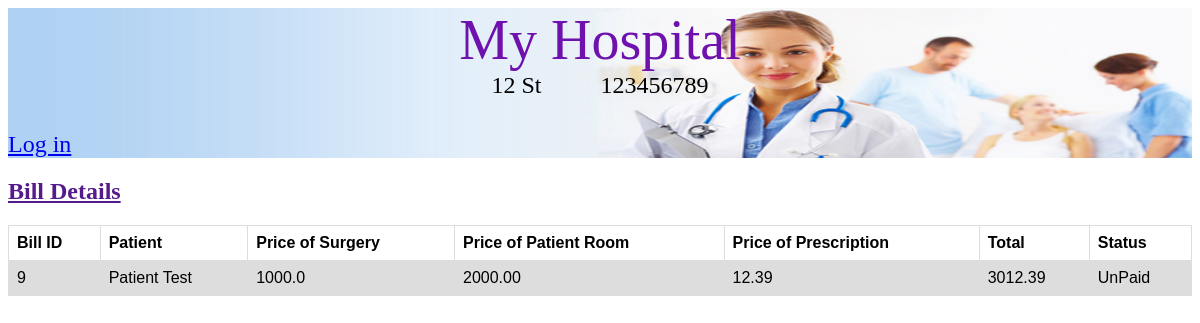
The page /payment/bill/1/ on the database its author committed.
### hospital/models.py (models this page shows, shortened)
class Hospital(models.Model):
    name = models.CharField(max_length=50)
    address = models.CharField(max_length=100)
    phone_number = models.CharField(max_length=10)
    patient_rooms = models.ManyToManyField(PatientRoom, symmetrical=False)
    surgery_rooms = models.ManyToManyField(SurgeryRoom, symmetrical=False)
    patients = models.ManyToManyField(Patient, symmetrical=False)
    doctors = models.ManyToManyField(Doctors, symmetrical=False)
    nurses = models.ManyToManyField(Nurses, symmetrical=False)

class Room(models.Model):
    room_number = models.BigIntegerField(unique=True)
    is_occupied = models.BooleanField(default='0')
    class Meta:
        abstract = True

class PatientRoom(Room):
    price = models.DecimalField(default=0.0, decimal_places=2, max_digits=100)
    patient = models.ForeignKey(Patient, on_delete=models.CASCADE, related_name='patient', null=True)
    nurse = models.ForeignKey(Nurses, on_delete=models.CASCADE, related_name='nurse', null=True)

### Payment/models.py (models this page shows, shortened)
class Bill(models.Model):
    patient = models.ForeignKey(Patient, null =True, related_name='bill', on_delete=models.CASCADE)
    surgery = models.ForeignKey(Surgery, null=True, related_name='bill', on_delete=models.CASCADE)
    patient_room = models.ForeignKey(PatientRoom, null=True, related_name='bill', on_delete=models.CASCADE)
    prescription = models.ForeignKey(Prescription, null=True, related_name='bill', on_delete=models.CASCADE)
    bill_status = models.CharField(max_length=50)
    total = models.IntegerField(null=True)

class Prescription(models.Model):
    pres_name = models.CharField(max_length=200)
    pres_description = models.TextField()
    pres_price = models.FloatField()

### Person/models.py (models this page shows)
class Persons(models.Model):
    firstName = models.CharField(max_length=200)
    lastName = models.CharField(max_length=200)
    address = models.CharField(max_length=200)
    phoneNumber = models.CharField(max_length=200)
    social = models.CharField(max_length=200)
    def __str__(self):
        return self.firstName+ " "+ self.lastName
    class Meta:
        abstract = True

class Patient(Persons):
    symptoms = models.CharField(max_length=200, default='', blank=True)
    allergies = models.CharField(max_length=200, default='', blank=True)
    currentMeds = models.CharField(max_length=200, default='', blank=True)
    docName = models.ForeignKey(Doctors, on_delete=models.CASCADE, default='1')

### Surgery_Details/models.py (models this page shows, shortened)
class Surgery(models.Model):
    surgery_description = models.TextField()
    start_time = models.DateTimeField(blank=True, null=True)
    duration = models.PositiveIntegerField()
    surgery_price = models.FloatField()
    doctor_incharge = models.ForeignKey(Doctors, null=True, related_name = 'surgery', on_delete=models.CASCADE)
    nurse_incharge = models.ForeignKey(Nurses, null=True, related_name = 'surgery', on_delete=models.CASCADE)
    patient = models.ForeignKey(Patient, null=True, related_name = 'surgery', on_delete=models.CASCADE)

### Payment/views.py (the view)
# urls.py: url(r'^bill/(?P<id>\d+)/', views.view_bill_for_patient, name='Bill_Details_for_Patient'),
def view_bill_for_patient(request, id):
    details = get_object_or_404(Bill, patient=id)
    hospital = get_object_or_404(Hospital, id=1)
    total = float(details.surgery.surgery_price) + float(details.patient_room.price) + float(details.prescription.pres_price)
    return render(request, 'payment/bill_display.html', {'bill': details, 'hospital':hospital, 'total': total})

### Payment/templates/payment/bill_display.html
{% extends "base.html" %}
{% block header %}
<div class="container_header">
    {% if hospital is not None %}
        <div class="container_hospital_info">
            <div class="hospital_title"><a class="hospital_title_text" href="{% url 'hospital:home' %}">{{ hospital.name }}</a></div>
            <div class="hospital_info">
                <div>{{ hospital.address }}</div>
                <div class="padding"></div>
                <div>{{ hospital.phone_number }}</div>
            </div>
        </div>
    {% else %}
        <a href="/" class="logo">My Hospital</a>
    {% endif %}
    <div class="container_user_info">
        {% if user.is_authenticated %}
            <div class="user_name_info">Hello, {{user.username}}</div>
            <div><a class="log_out" href="{% url 'accounts:logout' %}">Log out</a></div>
        {% else %}
            <a href="{% url 'accounts:login' %}">Log in</a>
        {% endif %}
    </div>
</div>
{% endblock %}
{% block content %}
<h2><a href="">Bill Details</a> </h2>
<div class="container_bill_display">
	<table>
        <tr>
            <th class="bill_id_header">Bill ID</th>
            <th class="bill_patient_table_header">Patient</th>
			<th class="bill_surgery_table_header">Price of Surgery</th>
            <th class="bill_patient_room_table_header">Price of Patient Room</th>
			<th class="bill_prescription_table_header">Price of Prescription</th>
            <th class="bill_total_table_header">Total</th>
            <th class="bill_status_table_header">Status</th>
        </tr>
			<tr class="table_row_bill">
                <td>{{ bill.id }}</td>
                <td>{{bill.patient}}</td>
				<td>{{ bill.surgery.surgery_price }}</td>
                <td>{{ bill.patient_room.price }}</td>
                <td>{{ bill.prescription.pres_price }}</td>
                <td>{{total}}</td>
				<td>{{ bill.bill_status }}</td>
            </tr>
	</table>
</div>
{% endblock %}

### hospital/static/css/hospital.css (style rules this page uses)
table { font-family: arial, sans-serif; border-collapse: collapse; width: 100%; }
td, th { border: 1px solid #dddddd; text-align: left; padding: 8px; }
tr:nth-child(even) { background-color: #dddddd; }
.table_row_not_available, .table_row_available, .padding { width: 5%; }
.container_user_info, .hospital_info { display: flex; flex-direction: row; justify-content: space-between; }
.container_hospital_info { display: flex; flex-direction: column; align-items: center; }
.hospital_info { width: 100%; justify-content: center; }
.container_header { background-image: url("hospital.jpg"); background-size: 100% 100%; height: 150px; display: flex; flex-direction: column; justify-content: space-between; }
.hospital_title_text { font-family: "Times New Roman", Times, serif; font-size: 3.5em; text-decoration: none; color: #6e11ad; }
.hospital_info, .container_user_info { font-family: "Times New Roman", Times, serif; font-size: 1.5em; text-decoration: none; color: black; }

### rows shown on the page
Hospital: name "My Hospital", address "12 St", phone_number "123456789"
Bill: id "9", patient "Patient Test", surgery.surgery_price "1000.0", patient_room.price "2000.00", prescription.pres_price "12.39", bill_status "UnPaid"

### other values the page prints
{{ total }} "3012.39"
